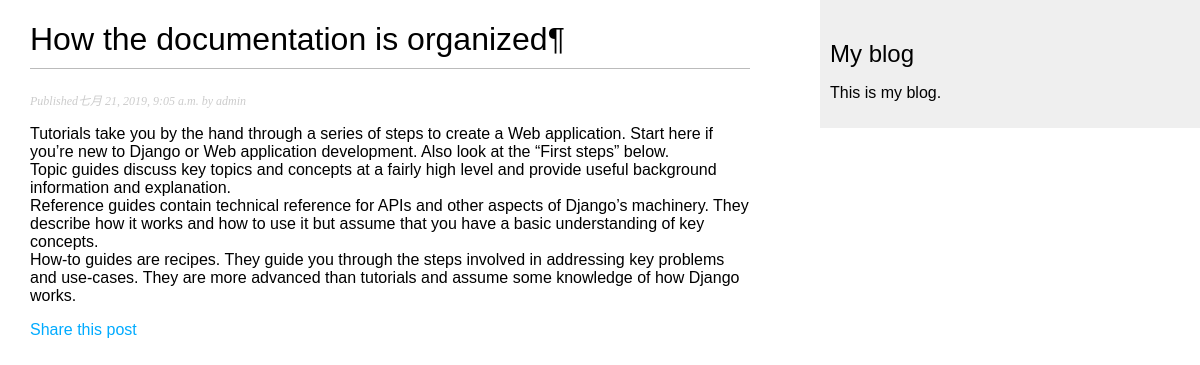
/blog/2019/7/21/how-the-documentation-is-organized/, run on the app's committed database.
### blog/models.py (models this page shows, shortened)
class Post(models.Model):
    STATUS_CHOICES = (
        ('draft', 'Draft'),
        ('published', 'Published'),
    )
    title = models.CharField(max_length=250)
    slug = models.SlugField(max_length=250,
                            unique_for_date='publish')
    author = models.ForeignKey(User,
                               on_delete=models.CASCADE,
                               related_name='blog_posts')
    body = models.TextField()
    publish = models.DateTimeField(default=timezone.now)
    created = models.DateTimeField(auto_now_add=True)
    updated = models.DateTimeField(auto_now=True)
    status = models.CharField(max_length=10,
                              choices=STATUS_CHOICES,
                              default='draft')
    objects = models.Manager()
    published = PublishedManager()
    class Meta:
        ordering = ['-publish']

### blog/views.py (the view)
# urls.py: path('<int:year>/<int:month>/<int:day>/<slug:post>/', views.post_detail, name="post_detail"),
def post_detail(req, year, month, day, post):
    post = get_object_or_404(Post,
                             publish__year=year,
                             publish__month=month,
                             publish__day=day,
                             slug=post, )
    return render(req, 'blog/detail.html', {'post': post})

### blog/templates/blog/detail.html (shortened to what this page needs)
{% extends 'base.html' %}
{% block content %}
    <h1> {{ post.title }}</h1>
    <p class="date">
      Published{{ post.publish }} by {{ post.author }}
    </p>
    {{ post.body|linebreaks }}
    <p>
        <a href="{% url 'post_share' post.id %}">Share this post</a>
    </p>
{% endblock %}

### blog/static/css/blog.css (style rules this page uses)
body { margin:0; padding:0; font-family:helvetica, sans-serif; }
a { color:#00abff; text-decoration:none; }
h1 { font-weight:normal; border-bottom:1px solid #bbb; padding:0 0 10px 0; }
p.date { color:#ccc; font-family: georgia, serif; font-size: 12px; font-style: italic; }

### data on the page
Post: title "How the documentation is organized¶", publish "七月 21, 2019, 9:05 a.m.", author "admin", body "Tutorials take you by the hand through a series of steps to create a Web application. Start here if you’re new to Django or Web application development. Also look at the “First steps” below. Topic guides discuss key topics and concepts at a fairly high level and provide useful background information and explanation. Reference guides contain technical reference for APIs and other aspects of Django’s machinery. They describe how it works and how to use it but assume that you have a basic understanding of key concepts. How-to guides are recipes. They guide you through the steps involved in addressing key problems and use-cases. They are more advanced than tutorials and assume some knowledge of…"
